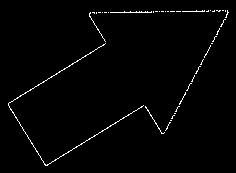
#> input picture deploy_scripts/output.jpeg, 236 x 173 px
$ python feature_extractor.py
#> lines starting #> are read from the running program, lines starting #| are printed output that depends on the picture; after the words box and inside, x2 and y2 are one past the last pixel; in counts of white or black regions, pixels touching at a corner belong together
import numpy as np
import cv2
import math

'''
openCV_houghlines():-->

dst: Output of the edge detector. It should be a grayscale image (although in fact it is a binary one)
lines: A vector that will store the parameters (xstart,ystart,xend,yend) of the detected lines
rho : The resolution of the parameter r in pixels. We use 1 pixel.
theta: The resolution of the parameter θ in radians. We use 1 degree (CV_PI/180)
threshold: The minimum number of intersections to "*detect*" a line
minLineLength: The minimum number of points that can form a line. Lines with less than this number of points are disregarded.
maxLineGap: The maximum gap between two points to be considered in the same line.

'''

class line():
    def __init__(self, vertex):
        self.vertex1 = np.array((vertex[0], vertex[1]))
        self.vertex2 = np.array((vertex[2], vertex[3]))

    def get_gradient(self):
        delta_xy = self.vertex2-self.vertex1
        return delta_xy[1]/delta_xy[0]

    def get_intercept(self):
        return self.vertex1[1] -self.gradient*self.vertex1[0]

    def get_length(self):
        return math.sqrt((self.vertex1-self.vertex2)**2)

    def get_midpoint(self):
        return (self.vertex1+self.vertex2)/2


def openCV_houghlines(mat,r_res=1,theta_res=np.pi / 180, int_thresh=50, l=None, minPoint_line=25, maxLine_gap=10,f= False):

#> called with mat = 'output.jpeg', r_res = 1, theta_res = 0.0175, int_thresh = 50, minPoint_line = 25, maxLine_gap = 10, f = True
    lines = []
    # Loads an image
    if f:
        src = cv2.imread(mat, cv2.IMREAD_GRAYSCALE)
#> src is the input picture: shape (173, 236); min 0, max 255, mean 4.4
    else:
        src = mat
    # Check if image is loaded fine
    if src is None:
        print ('Error opening image!')
        print ('Usage: hough_lines.py [image_name -- default ' + default_file + '] \n')
        return -1

    linesP = cv2.HoughLinesP(src, r_res, theta_res, int_thresh, l, minPoint_line, maxLine_gap)
#> linesP = 22 rows, first 6: [43, 167, 145, 104], [8, 102, 110, 41], [163, 135, 228, 12], [90, 12, 231, 10], [88, 11, 231, 9], [8, 106, 111, 41]
    h,_ = src.shape
#> h = 173

    if linesP is not None:
        for i in range(0, len(linesP)):
            l = np.copy(linesP[i][0])
            lineCls = line(np.array([l[0],h-l[1],l[2],h-l[3]]))
            lines.append(lineCls)
            cv2.line(src, (l[0], l[1]), (l[2], l[3]), (255,255,255), 3, cv2.LINE_AA)
#> this loop made 22 passes
#> l on passes 1 to 12: [43, 167, 145, 104], [8, 102, 110, 41], [163, 135, 228, 12], [90, 12, 231, 10], [88, 11, 231, 9], [8, 106, 111, 41], [120, 13, 230, 11], [89, 14, 230, 14], [9, 107, 45, 165], [161, 133, 227, 13], [166, 134, 230, 12], [41, 166, 140, 104]
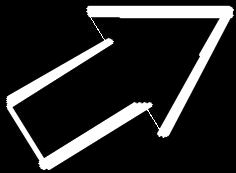
#> src: shape (173, 236); 16.58% of pixels changed, all inside (x1, y1, x2, y2) = (5, 5, 235, 171)
#> after the loop, lines = 22 items
#> `lines_points , height= openCV_houghlines('output.jpeg', f=True)`: height = 173


    return lines, h

# get the equations of the lines
def get_lines(line_12):
    lines_out = []
    for i in range(len(line_12)):
        l = line_12[i][0]
        gradient = (l[-1]-l[1])/(l[-2]-l[0])
        intercept = (l[1])-gradient*l[0]
        lines_out.append((gradient, intercept))
#> this loop made 1 pass
#> after the loop, lines_out = []

    return lines_out


#get all the vertices of the arrow
# [21 lines left out: functions get_vertices, get_distances, not called in this run]


# get the distance to a line from a given point
def get_dis(l, p):
    dis = abs(p[1]-l[0]*p[0]-l[1])/(math.sqrt((1+(l[0])**2)))
    return dis

#feature 1
#given the lines gradient and the point get the direction
# [13 lines left out: function get_arrow_vector, not called in this run]
    # points , (x,y)

#feature 2
#get the euclidean distance given two points
def getEuclid(s,e):
    return math.sqrt((s[0]-e[0])**2+(s[1]-e[1])**2)

# [15 lines left out: functions get_stem, bearing, not called in this run]


if __name__ == "__main__":
    lines_points , height= openCV_houghlines('output.jpeg', f=True)

#> (the run stopped early here; a loop or call above may not have finished)
